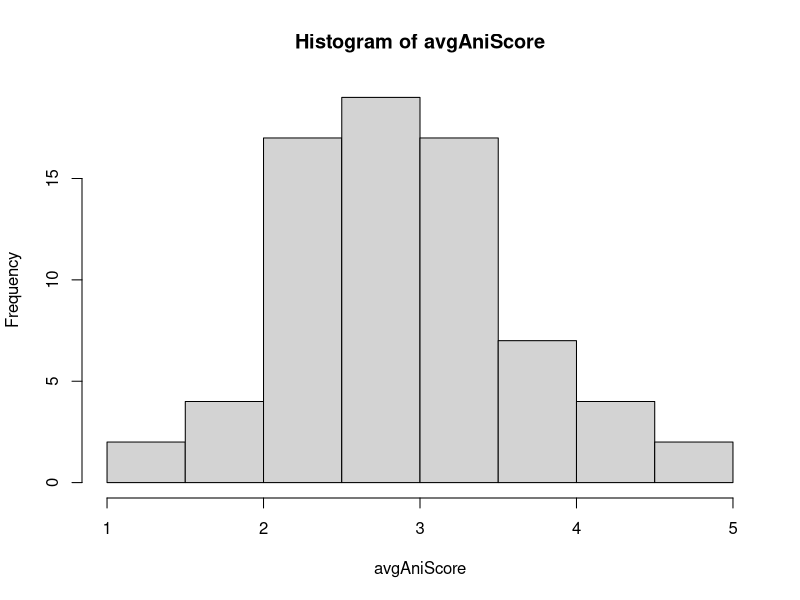
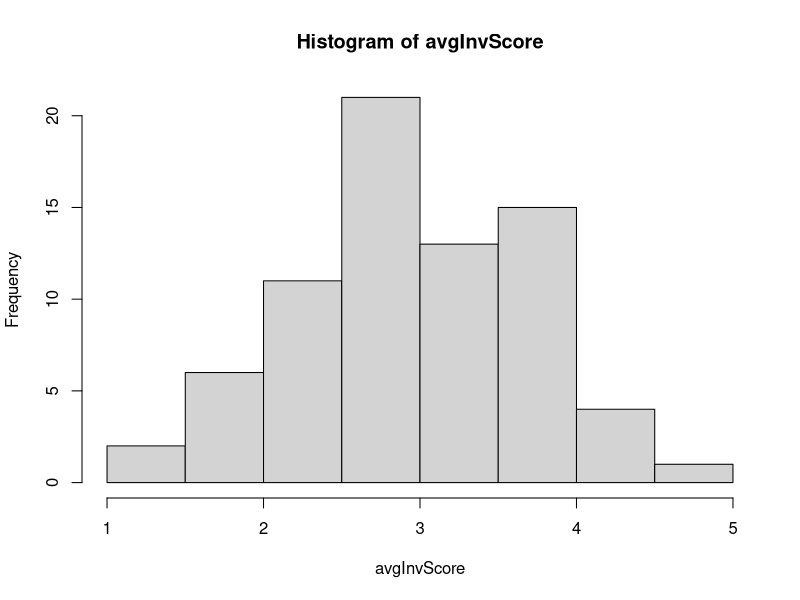

Reproduce these figures in R, in order.
library(ggplot2)
library(dplyr)
library(tidyr)
library(stringr)

theme <- theme_bw() +
  theme(plot.title = element_text(face = "bold", hjust = 0.5),
        text = element_text(size = 20),
        axis.title.x = element_text(color = "forestgreen", face = "bold"),
        axis.title.y = element_text(color = "forestgreen", face = "bold"),
        legend.title = element_text(color = "forestgreen", face = "bold"),
        panel.grid.minor.x = element_blank(),
        panel.grid.major.x = element_blank(), aspect.ratio = 1,
        axis.text.x = element_text(angle = 45, hjust = 1))

theme_set(theme)

setwd("C:/Users/Victor Dai/Documents/KiddLab")

rankings <- read.csv("data.csv", header = FALSE)
descriptions <- read.csv("base.csv", header = FALSE)

names(rankings) <- c("ID", "wholeTime", "passTest", "gender", "age", "race", "racetext", "ethnicity", "language", "languagetext", "fluenttwo",
"samp1.id", "rateAni1", "rateInv1", 
"samp2.id", "rateAni2", "rateInv2", 
"samp3.id", "rateAni3", "rateInv3", 
"samp4.id", "rateAni4", "rateInv4", 
"samp5.id", "rateAni5", "rateInv5")

rankings$ID <- as.factor(rankings$ID)
rankings$gender <- as.factor(rankings$gender)
rankings$race <- as.factor(rankings$race)
rankings$ethnicity <- as.factor(rankings$ethnicity)
rankings$language <- as.factor(rankings$language)
rankings$fluenttwo <- as.factor(rankings$fluenttwo)
rankings$samp1.id <- as.factor(rankings$samp1.id)
rankings$samp2.id <- as.factor(rankings$samp2.id)
rankings$samp3.id <- as.factor(rankings$samp3.id)
rankings$samp4.id <- as.factor(rankings$samp4.id)
rankings$samp5.id <- as.factor(rankings$samp5.id)

#names(data) <- c("ID", "Condition", "Age", "Gender", "Race", "Ethnicity", "racetext", "problem", "ladder", "language", "animalResponse", "invisibleResponse")
rankings <- rankings[!(startsWith(as.character(rankings$ID), "debug")),]
rankings <- rankings[!(startsWith(as.character(rankings$passTest), "false")),]

justRanks <- rankings[,c(12:26)] #gets just rankings 


setOne <- justRanks[,c(1:3)] #splits into sets
setTwo <- justRanks[,c(4:6)]
setThree <- justRanks[,c(7:9)]
setFour <- justRanks[,c(10:12)]
setFive <- justRanks[,c(13:15)]
names(setOne) <- c("ID","aniScore", "invScore") #renames individual set columns to same names for rbind
names(setTwo) <- c("ID","aniScore", "invScore")
names(setThree) <- c("ID","aniScore", "invScore")
names(setFour) <- c("ID","aniScore", "invScore")
names(setFive) <- c("ID","aniScore", "invScore")

justRankFixed <- rbind(setOne,setTwo,setThree,setFour,setFive); #rbind!!!!! combines sets
fixedAnimal <- filter(justRankFixed, !grepl("None",aniScore)) #Only animal scores
fixedInvisible <- filter(justRankFixed, !grepl("None",invScore)) #only invisible scores

fixedAnimal$aniScore<- as.integer(fixedAnimal$aniScore)  #change data type to integer
fixedInvisible$invScore<- as.integer(fixedInvisible$invScore)

avgAniScore=tapply(fixedAnimal$aniScore,fixedAnimal$ID,FUN=mean) #tapply to reduce to one per ID
hist(avgAniScore)
avgInvScore=tapply(fixedInvisible$invScore,fixedInvisible$ID,FUN=mean)
hist(avgInvScore)
View(avgInvScore)

#FOLLOWING PART IS TO 
#REMAKE TO FIX For CONDITION COLUMN
fixedAnimal$invScore <- 0
fixedInvisible <- fixedInvisible[, c("ID", "invScore", "aniScore")]
fixedInvisible$aniScore <- 1
names(fixedAnimal) <- c("ID", "Score", "Condition")
names(fixedInvisible) <- c("ID", "Score", "Condition")
justRankFixed <- rbind(fixedAnimal, fixedInvisible);

#following Part is to condense DESCRIPTIONS

allCounts <- count(justRankFixed, c("ID"));
View(allCounts)


v = rep(c(1,2, 2, 2), 25)
View(v)
justCounts = as.data.frame(table(justRankFixed$ID, justRankFixed$Condition))

View(justCounts)
aniCount <- justCounts[c(1:73),c(1,3)]
invCount <- justCounts[c(74:146), c(1,3)]
names(aniCount) <- c("ID", "aniFreq")
names(invCount) <- c("ID", "invFreq")
aniCount$ID <- as.character(aniCount$ID) #set as character to trim space
invCount$ID <- as.character(invCount$ID) 

aniCount <- aniCount %>% 
  mutate(across(where(is.character), str_trim)) #trim space

invCount <- invCount %>% 
  mutate(across(where(is.character), str_trim)) #trim space


justDesc <- descriptions[,c("V1","V17","V18")]
names(justDesc) <- c("ID", "aniResp", "invResp")
justDesc$ID <- as.factor(justDesc$ID)
View(justDesc)

counts <- merge(justDesc, aniCount)
View(counts)
counts <- merge(counts, invCount)
View(counts)

#scores <- data %>% group_by(ID, Type, Gender) %>% summarise(Score = sum(Response))
#scores <- scores %>% group_by(ID, Gender) %>% spread(Type, Score)
#names(scores) <- c("ID", "Gender", "Math", "Voice")

#ggplot(data, aes(x = ladder, y = problem)) + geom_point()

#LOOK UP HOW TO USE GGPLOT
#ggplot(scores, aes(x = Voice, y = Math)) +
#geom_point()
# +geom_abline(slope = 32/156, linetype = "dotted") +
#xlim(0, 156) +``
#ylim(0, 32)



